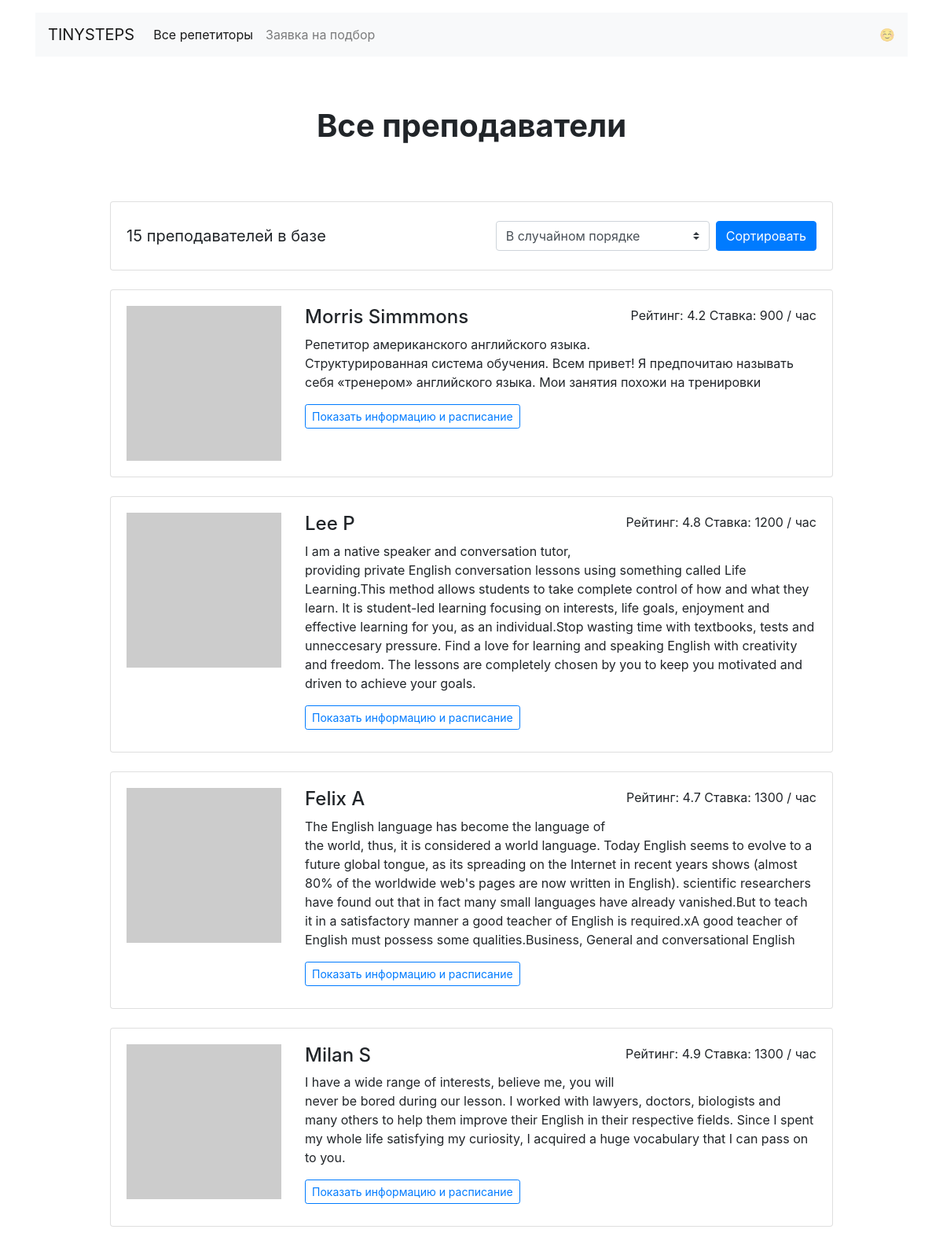
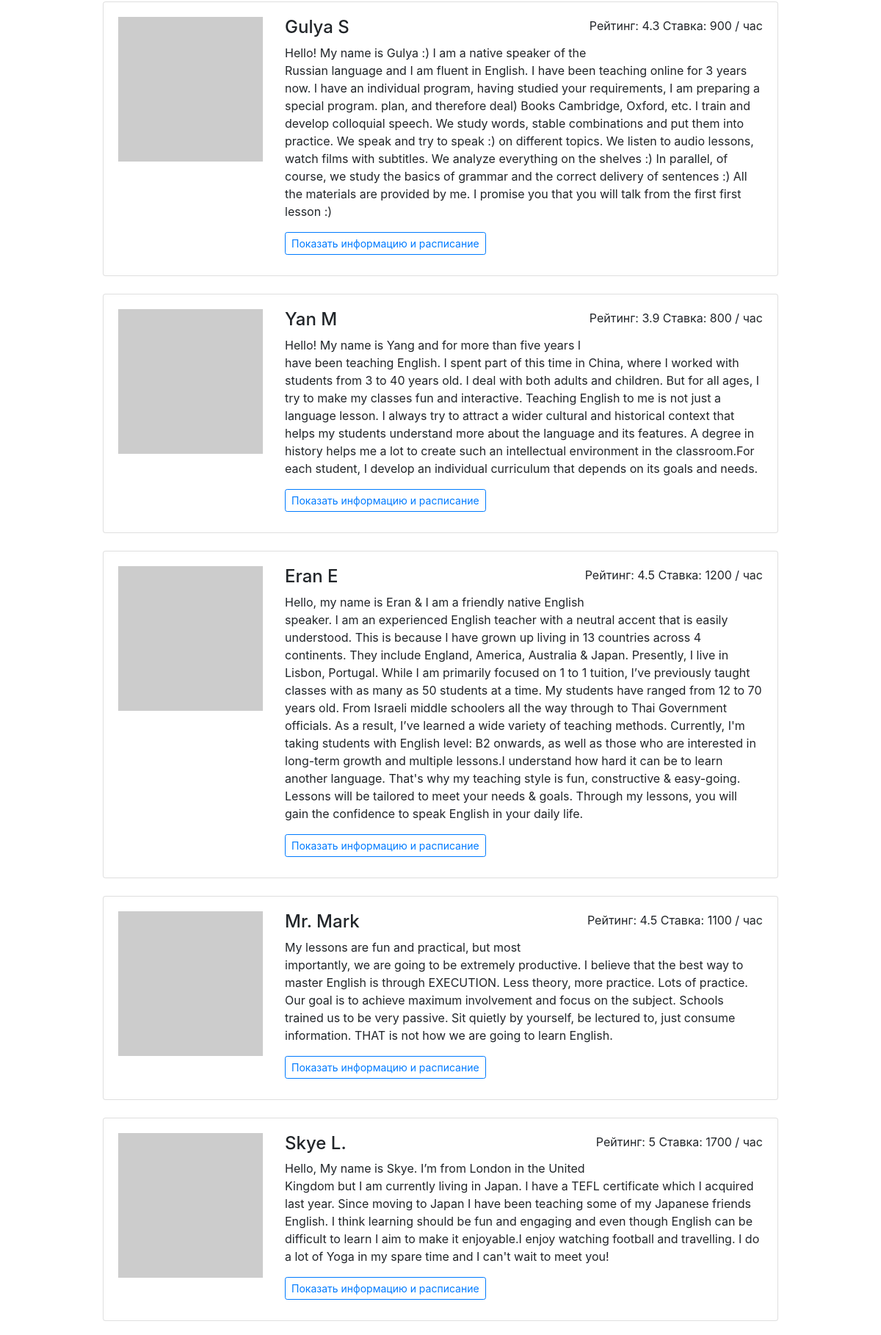
Page /all/ (upper part) on the committed database (2 pictures, top to bottom).
### src/models/teacher.py (models this page shows)
class Teacher(db.Model):
    id = Column(Integer, primary_key=True)
    name = Column(String(64), unique=True)
    description = Column(Text)
    picture = Column(String(64), unique=True)
    rating = Column(Integer)
    price = Column(Integer)
    goals = Column(String(128))
    free = Column(Text)
    orders = relationship('Order', back_populates='teacher')

### src/routes/main.py (the view, shortened to what this page needs)
@app.route('/all/', methods=["GET", "POST"])
def all_teachers():  # ошибка Not Found, all.html в шаблоне
    teachers = Teacher.query.all()
    return render_template('all.html', teachers=teachers)

### src/templates/all.html (shortened to what this page needs)
{% extends "base.html" %}
{% block content %}
  <main class="container mt-3">
    <h1 class="h1 text-center w-50 mx-auto mt-1 py-5 mb-4"><strong>Все преподаватели</strong></h1>
      <div class="row">
      <div class="col-12 col-lg-10 offset-lg-1 m-auto">
        <div class="card mb-4">
          <div class="card-body align-right">
            <p class="lead float-left d-inline-block mt-2 mb-0">
              <strong>15 преподавателей в базе</strong>
            </p>
            <form method="post" action="{{ url_for('all_teachers') }}" class="float-right d-inline-block">
              <div class="form-inline">
                <select name="choice" class="custom-select my-1 mr-2" id="inlineFormCustomSelectPref">
                  <option selected>В случайном порядке</option>
                </select>
                <button type="submit" class="btn btn-primary my-1">Сортировать</button>
              </div>
            </form>
          </div>
        </div>
        {% for teacher in teachers %}
        <div class="card mb-4">
          <div class="card-body">
            <div class="row">
              <div class="col-3"><img src="{{ teacher['picture'] }}" class="img-fluid" alt=""></div>
              <div class="col-9">
                <p class="float-right">Рейтинг: {{ teacher["rating"] }} Ставка: {{ teacher["price"] }} / час</p>
                <h2 class="h4">{{ teacher["name"] }}</h2>
                <p>{{ teacher["description"] }}</p>
                <a href="profile.html" class="btn btn-outline-primary btn-sm mr-3 mb-2">Показать информацию и расписание</a>
              </div>
            </div>
          </div>
        </div>
        {% endfor %}
      </div>
    </div>
  </main>
{% endblock %}

### rows in the picture
Teacher: rating "4.2", price "900", name "Morris Simmmons", description "Репетитор американского английского языка. Структурированная система обучения. Всем привет! Я предпочитаю называть себя «тренером» английского языка. Мои занятия похожи на тренировки"
Teacher: rating "4.8", price "1200", name "Lee P", description "I am a native speaker and conversation tutor, providing private English conversation lessons using something called Life Learning.This method allows students to take complete control of how and what they learn. It is student-led learning focusing on interests, life goals, enjoyment and effective learning for you, as an individual.Stop wasting time with textbooks, tests and unneccesary pressure. Find a love for learning and speaking English with creativity and freedom. The lessons are completely chosen by you to keep you motivated and driven to achieve your goals."
Teacher: rating "4.7", price "1300", name "Felix A", description "The English language has become the language of the world, thus, it is considered a world language. Today English seems to evolve to a future global tongue, as its spreading on the Internet in recent years shows (almost 80% of the worldwide web's pages are now written in English). scientific researchers have found out that in fact many small languages have already vanished.But to teach it in a satisfactory manner a good teacher of English is required.xA good teacher of English must possess some qualities.Business, General and conversational English"
Teacher: rating "4.9", price "1300", name "Milan S", description "I have a wide range of interests, believe me, you will never be bored during our lesson. I worked with lawyers, doctors, biologists and many others to help them improve their English in their respective fields. Since I spent my whole life satisfying my curiosity, I acquired a huge vocabulary that I can pass on to you."
Teacher: rating "4.3", price "900", name "Gulya S", description "Hello! My name is Gulya :) I am a native speaker of the Russian language and I am fluent in English. I have been teaching online for 3 years now. I have an individual program, having studied your requirements, I am preparing a special program. plan, and therefore deal) Books Cambridge, Oxford, etc. I train and develop colloquial speech. We study words, stable combinations and put them into practice. We speak and try to speak :) on different topics. We listen to audio lessons, watch films with subtitles. We analyze everything on the shelves :) In parallel, of course, we study the basics of grammar and the correct delivery of sentences :) All the materials are provided by me. I promise you…"
Teacher: rating "3.9", price "800", name "Yan M", description "Hello! My name is Yang and for more than five years I have been teaching English. I spent part of this time in China, where I worked with students from 3 to 40 years old. I deal with both adults and children. But for all ages, I try to make my classes fun and interactive. Teaching English to me is not just a language lesson. I always try to attract a wider cultural and historical context that helps my students understand more about the language and its features. A degree in history helps me a lot to create such an intellectual environment in the classroom.For each student, I develop an individual curriculum that depends on its goals and needs."
Teacher: rating "4.5", price "1200", name "Eran E", description "Hello, my name is Eran & I am a friendly native English speaker. I am an experienced English teacher with a neutral accent that is easily understood. This is because I have grown up living in 13 countries across 4 continents. They include England, America, Australia & Japan. Presently, I live in Lisbon, Portugal. While I am primarily focused on 1 to 1 tuition, I’ve previously taught classes with as many as 50 students at a time. My students have ranged from 12 to 70 years old. From Israeli middle schoolers all the way through to Thai Government officials. As a result, I’ve learned a wide variety of teaching methods. Currently, I'm taking students with English level: B2 onwards, as well as…"
Teacher: rating "4.5", price "1100", name "Mr. Mark", description "My lessons are fun and practical, but most importantly, we are going to be extremely productive. I believe that the best way to master English is through EXECUTION. Less theory, more practice. Lots of practice. Our goal is to achieve maximum involvement and focus on the subject. Schools trained us to be very passive. Sit quietly by yourself, be lectured to, just consume information. THAT is not how we are going to learn English."
Teacher: rating "5", price "1700", name "Skye L.", description "Hello, My name is Skye. I’m from London in the United Kingdom but I am currently living in Japan. I have a TEFL certificate which I acquired last year. Since moving to Japan I have been teaching some of my Japanese friends English. I think learning should be fun and engaging and even though English can be difficult to learn I aim to make it enjoyable.I enjoy watching football and travelling. I do a lot of Yoga in my spare time and I can't wait to meet you!"
